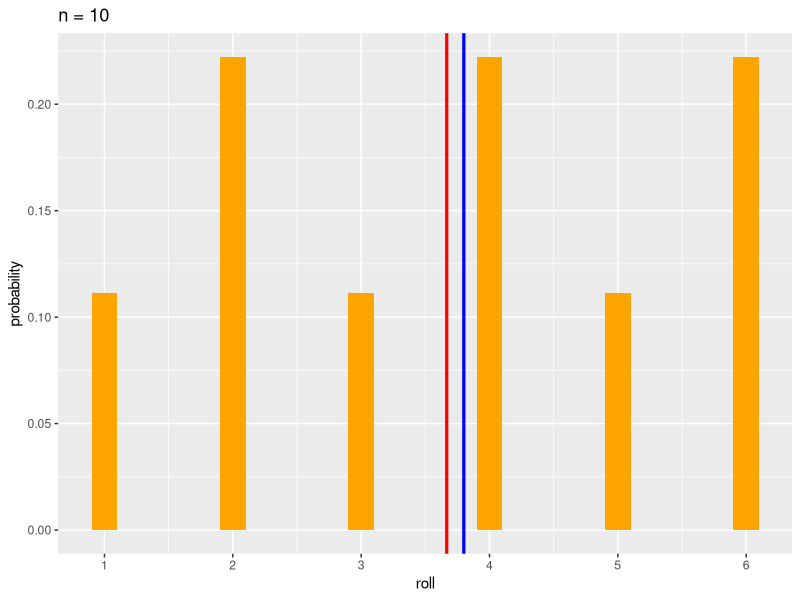
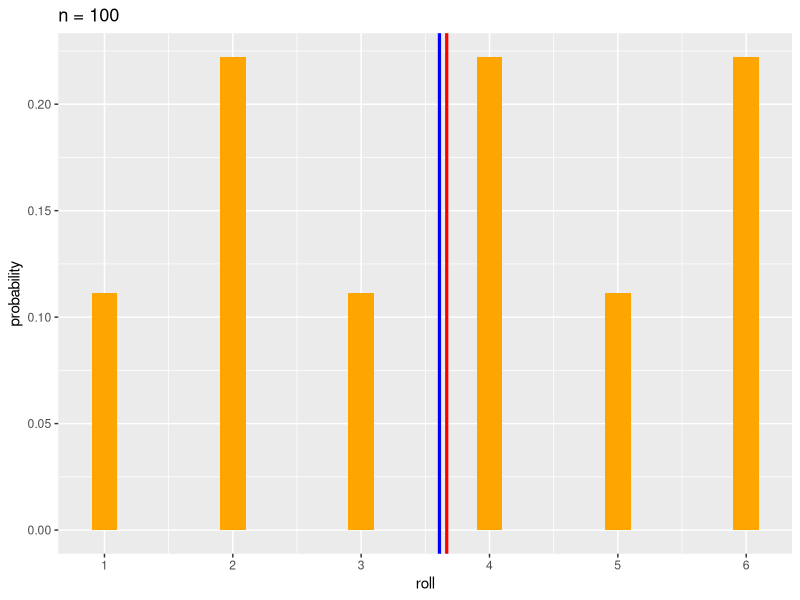
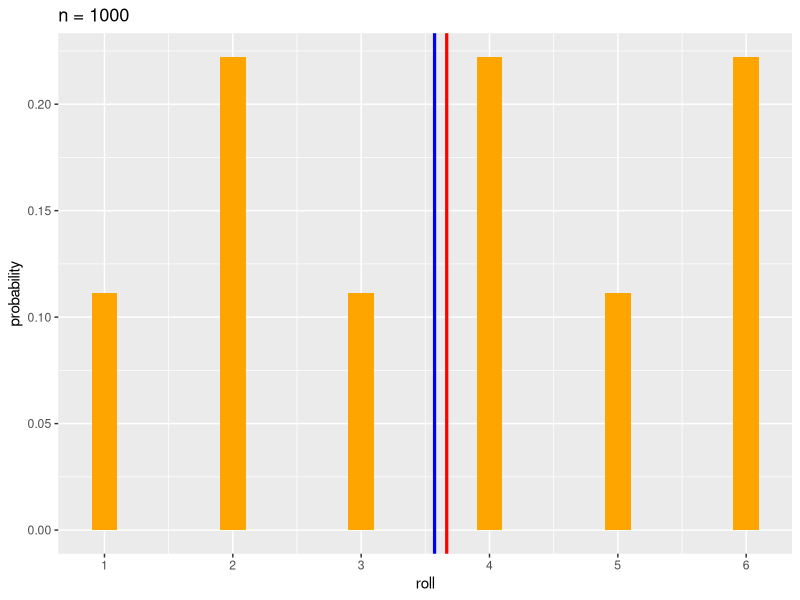
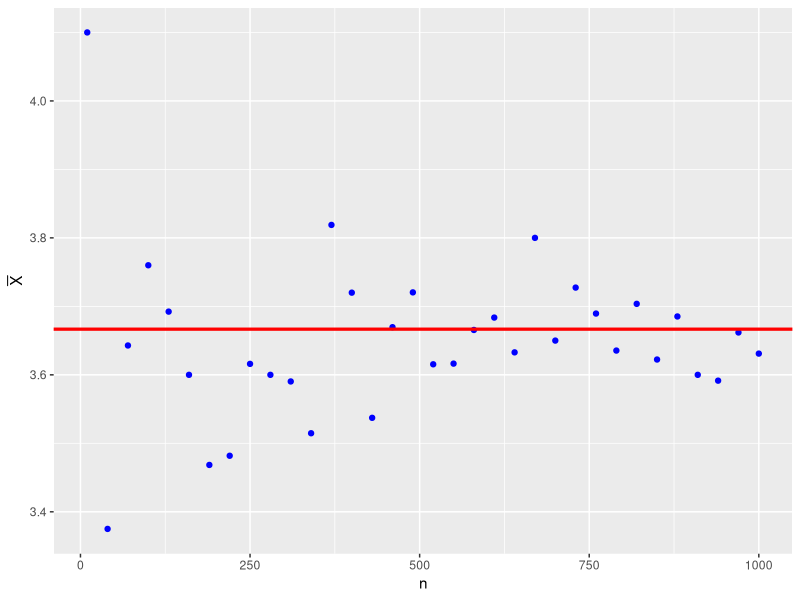
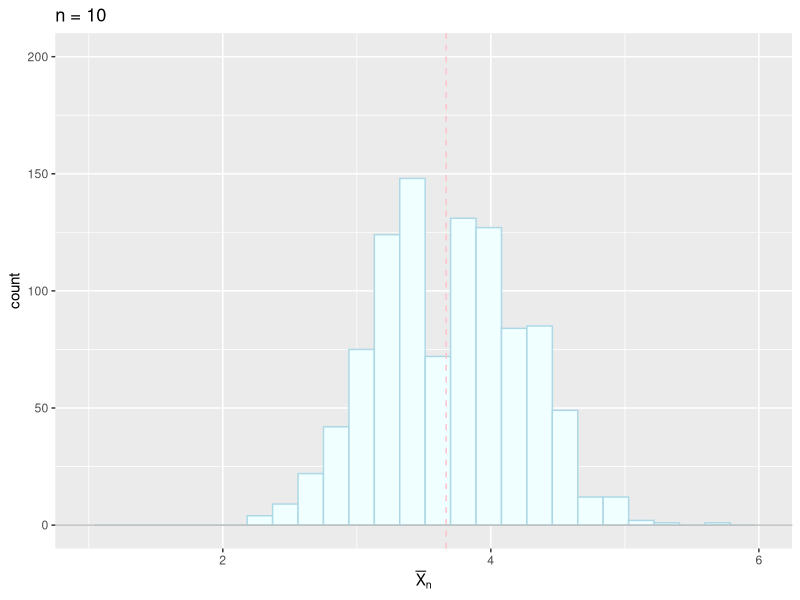
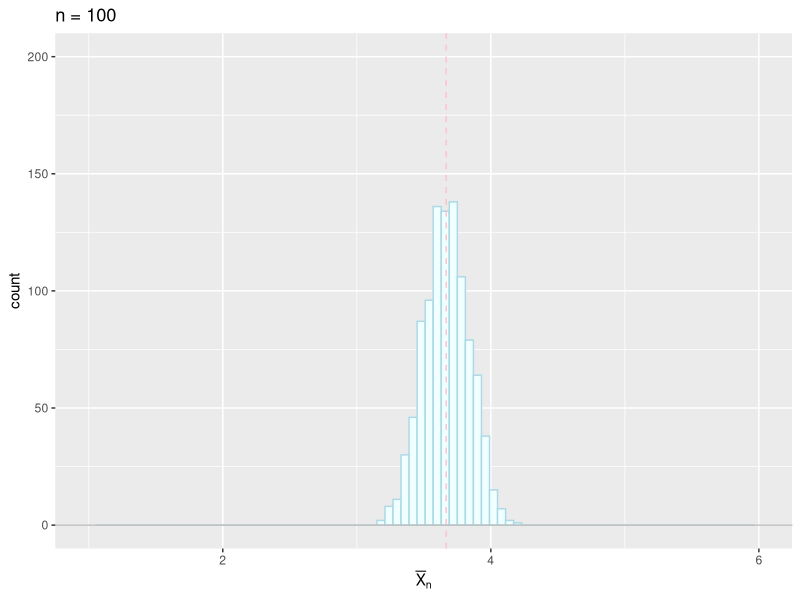
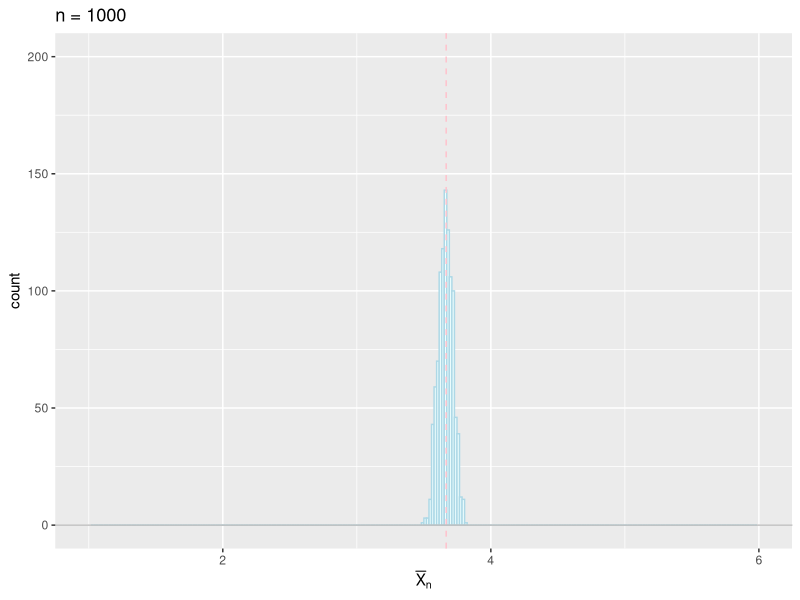
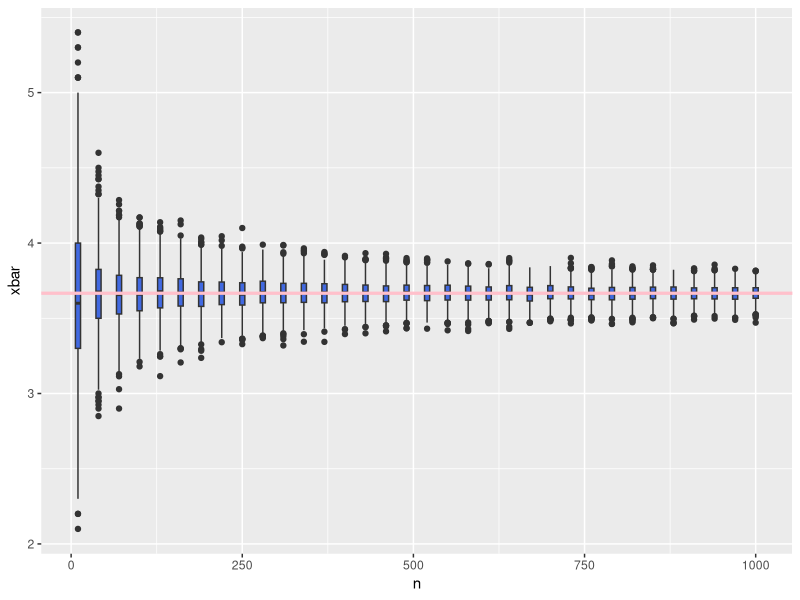

Generate these figures, in order, with R:
### 第7講 サンプルコード
library(tidyverse)

#' @exercise 基本事項の確認

#' 平均と分散の計算
p <- rep(c(1/9,2/9),3) # 確率の値 (1/9 と 2/9 を交互に3回繰り返す)
x <- 1:6 # サイコロの目の値
(mu <- sum(x*p)) # 平均値の計算
(v <- sum((x-mu)^2*p)) # 分散の計算
sqrt(v) # 標準偏差

#' 正規化しないで計算する方法もある
w <- rep(1:2,3) # 1,2 の繰り返し (確率ではない)
weighted.mean(x,w)
weighted.mean(x^2,w)-weighted.mean(x,w)^2

#' ---------------------------------------------------------------------------
#' @practice 大数の法則
#' 
set.seed(121212) # 乱数のシード値の指定
#'
#' 試行(離散分布の標本平均の計算)を定義する
omega <- 1:6 # サイコロの目 (標本空間．以下では固定)
my_mean <- function(n, p){ # 歪んだサイコロの標本平均を計算する関数
  mean(sample(omega, size = n, prob = p, replace = TRUE))}
#' 以下の実験で明示的に変えるものを関数の引数としている
#' * n はサイコロを振る回数
#' * p は歪み具合
#'(n,p ともに omega と同じように関数の外側で定義することもできる)
#'
#' 実験の設定
(p <- rep(1:2, 3)) # 出現確率の比(奇数1:偶数2)を設定
(mu <- weighted.mean(omega, p)) # 理論上の平均
roll <- 1:6 # サイコロの目 
probability <- p/sum(p) # 確率値に変換
#'
#' n毎に図を作る場合
for(n in c(10,100,1000)){ # サンプル数を変えて実験
  xbar <- my_mean(n, p) # 1回実験を行う
  foo <- tibble(roll, probability) |>
    ggplot(aes(x = roll, y = probability)) +
    geom_bar(stat = "identity", fill = "orange", width = 0.2) +
    geom_vline(xintercept = xbar, # 標本平均 (1回の実験による推定値)
               colour = "blue", linewidth = 1.1) +
    geom_vline(xintercept = mu,   # 真の平均
               colour = "red", linewidth = 1.1) +
    scale_x_continuous(breaks = roll) +
    labs(title = paste("n =", n))
  print(foo) # ggplot オブジェクトはブロックの中では明示的にprintする必要がある
}
#'
#' 多数のnと標本平均を1つの図で比較する場合
nseq <- seq(10, 1000, by = 30) # 10から1000まで30おきに調べる
xbars <- sapply(nseq, # 各値について以下の関数を計算
                function(x) my_mean(x, p)) # '?sapply'を参照
tibble(n = nseq, xbar = xbars) |>
  ggplot(aes(x = n, y = xbar)) +
  geom_point(colour = "blue") + # n毎の標本平均
  geom_hline(yintercept = mu,   # 真の平均
             colour = "red", linewidth = 1.1) +
  labs(y = expression(bar(X))) # help(expression), help(plotmath) 参照
#'
#' サンプル数の違いによる標本平均の分布を比較
#' n毎に図を作る場合
mc <- 1000 # Monte-Carlo実験の回数
for(n in c(10,100,1000)){ # サンプル数を変えて実験
  xbars <- replicate(mc, my_mean(n, p)) # mc回繰り返し
  foo <- tibble(x = xbars) |>
    ggplot(aes(x = x)) +
    geom_histogram(binwidth = 0.6/sqrt(n), # ビンの幅
                   fill ="azure",          # 塗り潰しの色
                   colour = "lightblue") + # 線の色
    geom_vline(xintercept = mu,
               colour = "pink",       # 線の色
               linetype = "dashed") + # 線の種類
    geom_hline(yintercept = 0,
               colour = "grey",
               linetype = "solid") +
    xlim(1,6) + ylim(0,200) + # 複数の図を同じ領域で描画(適宜調整が必要)
    labs(x = expression(bar(X)[n]), 
         title = paste("n =", n))
  print(foo)
}
#' @notes
#' 警告は xlim で指定した範囲のbinにはデータが無いため
#' 
#' 多数のnと標本平均を1つの図で比較する場合
my_data <- tibble(n = NULL, xbar = NULL) # 空のデータフレームを作成
for(n in nseq){ # サンプル数を変えて実験して追加する
  xbars <- replicate(mc, my_mean(n, p))
  my_data <- bind_rows(my_data,
                       tibble(n = rep(n,mc), xbar = xbars))
}
my_data |>
  ggplot(aes(x = n, y = xbar)) +
  geom_boxplot(aes(group = n),       # 標本平均の分
               fill = "royalblue") + 
  geom_hline(yintercept = mu,   # 真の平均
             colour = "pink",
             linewidth = 1.1)
  labs(x = "n",
       y = expression(bar(X))) 
#'
#' @notes
#' 統計的性質を見るための実験
p <- rep(1:2, 3) # 出現確率の比(奇数1:偶数2)
mu <- weighted.mean(omega, p) # 理論上の平均
mc <- 1000 # Monte-Carlo実験の回数
n <- 10 # 標本数
xbars <- replicate(mc, my_mean(n, p)) 
tibble(x = xbars) |>
  ggplot(aes(x = x)) +
  geom_histogram(binwidth = 0.6/sqrt(n), 
                 fill ="azure",          
                 colour = "lightblue") + 
  geom_vline(xintercept = mu,
             colour = "pink",       
             linetype = "dashed") + 
  geom_hline(yintercept = 0,
             colour = "grey",
             linewidth = 1.1,
             linetype = "solid") +
  xlim(1,6) + ylim(0,200) + 
  labs(x = expression(bar(X)[n]), 
       title = paste("n =", n))
#'
#' 乱数のシードによる違いを比較
n <- 100 # 標本数
for(i in c(12,34,56,78,90)){ # シード値を指定
  set.seed(i)
  xbars <- replicate(mc, my_mean(n, p))
  foo <- tibble(x = xbars) |>
    ggplot(aes(x = x)) +
    geom_histogram(binwidth = 0.6/sqrt(n), 
                   fill ="azure",          
                   colour = "lightblue") + 
    geom_vline(xintercept = mu,
               colour = "pink",       
               linetype = "dashed") + 
    geom_hline(yintercept = 0,
               colour = "grey",
               linetype = "solid") +
    xlim(1,6) + ylim(0,200) + 
    labs(x = expression(bar(X)[n]), 
         title = paste("n =", n, "seed =", i))
  print(foo)
}
#'
#' 出現確率の違いを比較
n <- 100 # 標本数
for(i in 1:5){ # pをランダムに設定して実験
  p <- runif(length(omega)) # 一様乱数で出現確率を設定
  mu <- weighted.mean(omega, p) # 理論上の平均
  xbars <- replicate(mc, my_mean(n, p))
  foo <- tibble(x = xbars) |>
    ggplot(aes(x = x)) +
    geom_histogram(binwidth = 0.6/sqrt(n), 
                   fill ="azure",          
                   colour = "lightblue") + 
    geom_vline(xintercept = mu,
               colour = "pink",       
               linetype = "dashed") + 
    geom_hline(yintercept = 0,
               colour = "grey",
               linetype = "solid") +
    xlim(1,6) + ylim(0,200) + 
    labs(x = expression(bar(X)[n]), 
         title = paste("n =", n, "p =", paste(round(p, 2), collapse = "/")))
  print(foo)
}
#' ---------------------------------------------------------------------------

#' ---------------------------------------------------------------------------
#' @practice 中心極限定理
set.seed(232323)    # 乱数のシード値の指定
#' 試行(離散分布の標本平均の計算)を定義する
omega <- 1:6 # 以下サイコロの場合で実験
my_mean <- function(n, p){ # 標本平均を計算する関数
  mean(sample(omega, size = n, prob = p, replace=TRUE))}
mc <- 10000 # Monte-Carlo実験の繰り返し回数(大数の法則より多めに実験する)

#' サンプル数の違いによる分布の比較
p <- rep(1:2, 3) # 出現確率の比(奇数1:偶数2) (9で割らなくても大丈夫)
(mu <- weighted.mean(omega, p)) # 理論上の平均
(sigma <- sqrt( # 理論上の標準偏差(分散の平方根)
   weighted.mean(omega^2,p)-mu^2)) 
for(n in c(2,10,100,1000)){ # サンプル数を変えて実験
  xbars <- replicate(mc, my_mean(n, p))
  foo <- tibble(x = sqrt(n)*(xbars - mu)/sigma) |>
    ggplot(aes(x = x)) +
    geom_histogram(aes(y = after_stat(density)), # 密度で表示
                   bins = 30,                    # ビンの数を指定
                   fill ="orange",          
                   colour = "orchid") + 
    geom_function(fun = dnorm, # 理論曲線(標準正規分布)と比較
                  colour = "lightblue") +
    xlim(-4,4) + ylim(0,0.7) + # 比較のため表示領域を限定する
    labs(x = expression(sqrt(n)*(bar(X)[n]-mu)/sigma),
         title = paste("n =", n))
  print(foo)
}
#'
#' 出現確率の違いによる分布の比較
n <- 100 # 標本数 (いろいろ変えて実験せよ．nが小さいとpの影響が大きい)
for(i in 1:5){ # pをランダムに設定して実験
  p <- runif(length(omega)) # 一様乱数で出現確率を設定
  mu <- weighted.mean(omega, p) # 理論上の平均
  sigma <- sqrt( # 理論上の標準偏差(分散の平方根)
    weighted.mean(omega^2,p)-mu^2)
  xbars <- replicate(mc, my_mean(n,p)) 
  foo <- tibble(x = sqrt(n)*(xbars - mu)/sigma) |>
    ggplot(aes(x = x)) +
    geom_histogram(aes(y = after_stat(density)), 
                   bins = 30,                    
                   fill ="orange",          
                   colour = "orchid") + 
    geom_function(fun = dnorm, 
                  colour = "lightblue") +
    xlim(-4,4) + ylim(0,0.7) + 
    labs(x = expression(sqrt(n)*(bar(X)[n]-mu)/sigma),
         title = paste("n =", n, "p =", paste(round(p, 2), collapse = "/")))
  print(foo)
}
#' ---------------------------------------------------------------------------

#' ---------------------------------------------------------------------------
#' @practice 少数の法則
set.seed(343434) # 乱数のシード値の指定
#'
#' 以下，日本語を用いるため macOS では以下の設定を行う
if(Sys.info()["sysname"] == "Darwin") { # macOS か調べて日本語フォントを指定
  theme_update(text = element_text(family = "HiraginoSans-W4"))
  update_geom_defaults("text", list(family = theme_get()$text$family))
  update_geom_defaults("label", list(family = theme_get()$text$family))
}
#'
#' 基本の実験
n <- 5000    # 1日の総生産量
p <- 0.002   # 不良品の発生確率
N <- 5*50*2  # 観測日数(週5日x50週間x2年操業に対応)
x <- rbinom(N,n,p) # 不良品数
#' x <- replicate(N, rbinom(1,n,p)) # 同上 (書き方はいろいろある)
(my_data <- table(x)) # 不良品数の度数分布表を作成
#' それぞれの不良品数が生じた日数の割合のグラフを作成
tibble(不良品数 = as.numeric(names(my_data)),
       観測値 = as.numeric(my_data/N),
       理論値 = dpois(不良品数, n*p)) |>
  pivot_longer(!不良品数, values_to = "発生割合") |>
  ggplot(aes(x = 不良品数, y = 発生割合, fill = name)) +
  geom_bar(stat = "identity",
           width = 0.8, # 並びがわかりやすいように幅を調整
           position = "dodge") +
  labs(fill = NULL) # 凡例のfillの名称(name)を消去
#'
#' nの違いを比較
p <- 0.002
for(n in c(500,1000,5000,10000)){
  x <- rbinom(N,n,p)
  my_data <- table(x)
  foo <- tibble(不良品数 = as.numeric(names(my_data)),
                観測値 = as.numeric(my_data/N),
                理論値 = dpois(不良品数, n*p)) |>
    pivot_longer(!不良品数, values_to = "発生割合") |>
    ggplot(aes(x = 不良品数, y = 発生割合, fill = name)) +
    geom_bar(stat = "identity",
             width = 0.8,
             position = "dodge") +
    labs(fill = NULL,
         title = paste("n =", n, "p =", p))
  print(foo)
}
#'
#' pの違いを比較
n <- 5000
for(p in c(0.001,0.002,0.005,0.01)){
  x <- rbinom(N,n,p)
  my_data <- table(x)
  foo <- tibble(不良品数 = as.numeric(names(my_data)),
                観測値 = as.numeric(my_data/N),
                理論値 = dpois(不良品数, n*p)) |>
    pivot_longer(!不良品数, values_to = "発生割合") |>
    ggplot(aes(x = 不良品数, y = 発生割合, fill = name)) +
    geom_bar(stat = "identity",
             width = 0.8,
             position = "dodge") +
    labs(fill = NULL,
         title = paste("n =", n, "p =", p))
  print(foo)
}
#' @notes
#' n が大きくなるに従い，正規分布の形に近付いていくことが観測できる
#' 中心極限定理がここでも成り立っていることがわかる
#' ---------------------------------------------------------------------------
